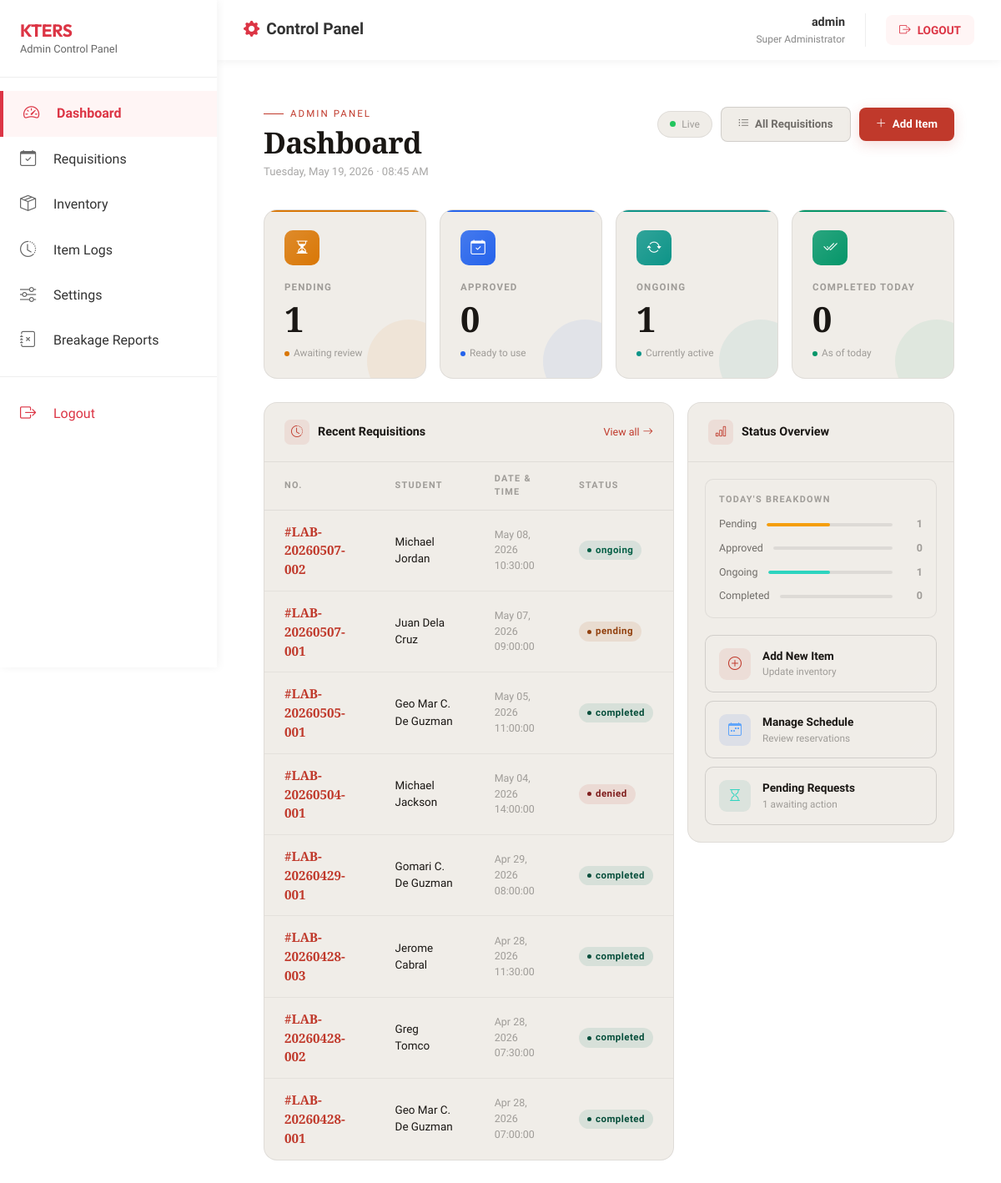
Page /admin/index.php (signed in) on the committed database.
### tables this page shows
CREATE TABLE `lab_reservations` (
  `id` int(11) NOT NULL,
  `reservation_no` varchar(50) NOT NULL,
  `user_id` int(11) DEFAULT NULL,
  `user_name` varchar(255) NOT NULL,
  `user_email` varchar(255) NOT NULL,
  `user_contact` varchar(50) NOT NULL,
  `subject` varchar(255) NOT NULL,
  `course_section` varchar(100) NOT NULL,
  `station` varchar(100) DEFAULT NULL,
  `batch` int(11) DEFAULT NULL,
  `reservation_time` time NOT NULL,
  `reservation_end_time` varchar(50) DEFAULT NULL,
  `reservation_date` date NOT NULL,
  `status` enum('pending','approved','ongoing','completed','cancelled','denied') NOT NULL DEFAULT 'pending',
  `admin_remarks` text DEFAULT NULL,
  `approved_at` datetime DEFAULT NULL,
  `completed_at` datetime DEFAULT NULL,
  `cooldown_until` datetime DEFAULT NULL,
  `created_at` timestamp NOT NULL DEFAULT current_timestamp(),
  `updated_at` timestamp NOT NULL DEFAULT current_timestamp() ON UPDATE current_timestamp(),
  `stock_restored` tinyint(1) DEFAULT 0,
  `ongoing_at` datetime DEFAULT NULL
);

### admin/index.php (the view, shortened to what this page needs)
<?php
require('header.php');
$stats = ['pending' => 0, 'approved' => 0, 'ongoing' => 0, 'completed_today' => 0];
$res1 = mysqli_query($con, "SELECT status, reservation_date, COUNT(*) as cnt FROM lab_reservations GROUP BY status, reservation_date");
while ($r = mysqli_fetch_assoc($res1)) {
    $s = strtolower($r['status']);
    if ($s == 'pending')
        $stats['pending'] += $r['cnt'];
    if ($s == 'ongoing')
        $stats['ongoing'] += $r['cnt'];
}
$recent_res = mysqli_query($con, "SELECT * FROM lab_reservations ORDER BY created_at DESC LIMIT 8");
?>
<div class="dash-wrap">
    <div class="dash-header">
        <div class="dash-header-left">
            <div class="dash-greeting">Admin Panel</div>
            <h1 class="dash-title">Dashboard</h1>
            <div class="dash-date" id="dash-date"></div>
        </div>
        <div class="dash-header-right">
            <div class="live-dot">Live</div>
            <a href="requisitions.php" class="btn-dash btn-dash-ghost">
                <i class="bi bi-list-ul"></i> All Requisitions
            </a>
            <a href="inventory.php" class="btn-dash btn-dash-primary">
                <i class="bi bi-plus-lg"></i> Add Item
            </a>
        </div>
    </div>
    <div class="stats-grid">
        <div class="stat-card" data-type="pending">
            <div class="stat-icon-wrap" style="background:#d97706;">
                <i class="bi bi-hourglass-split"></i>
            </div>
            <div class="stat-label">Pending</div>
            <div class="stat-number" data-target="<?= $stats['pending'] ?>"><?= $stats['pending'] ?></div>
            <div class="stat-trend"><span class="dot"></span> Awaiting review</div>
        </div>
        <div class="stat-card" data-type="approved">
            <div class="stat-icon-wrap" style="background:#2563eb;">
                <i class="bi bi-calendar-check"></i>
            </div>
            <div class="stat-label">Approved</div>
            <div class="stat-number" data-target="<?= $stats['approved'] ?>"><?= $stats['approved'] ?></div>
            <div class="stat-trend"><span class="dot"></span> Ready to use</div>
        </div>
        <div class="stat-card" data-type="ongoing">
            <div class="stat-icon-wrap" style="background:#0d9488;">
                <i class="bi bi-arrow-repeat"></i>
            </div>
            <div class="stat-label">Ongoing</div>
            <div class="stat-number" data-target="<?= $stats['ongoing'] ?>"><?= $stats['ongoing'] ?></div>
            <div class="stat-trend"><span class="dot"></span> Currently active</div>
        </div>
        <div class="stat-card" data-type="completed">
            <div class="stat-icon-wrap" style="background:#059669;">
                <i class="bi bi-check2-all"></i>
            </div>
            <div class="stat-label">Completed Today</div>
            <div class="stat-number" data-target="<?= $stats['completed_today'] ?>"><?= $stats['completed_today'] ?>
            </div>
            <div class="stat-trend"><span class="dot"></span> As of today</div>
        </div>
    </div>
    <div class="bottom-grid">
        <div class="panel">
            <div class="panel-header">
                <div class="panel-title">
                    <div class="panel-title-icon"><i class="bi bi-clock-history"></i></div>
                    Recent Requisitions
                </div>
                <a href="requisitions.php" class="panel-link">
                    View all <i class="bi bi-arrow-right"></i>
                </a>
            </div>
            <div style="overflow-x:auto;">
                <table class="dash-table">
                    <thead>
                        <tr>
                            <th>No.</th>
                            <th>Student</th>
                            <th>Date &amp; Time</th>
                            <th>Status</th>
                        </tr>
                    </thead>
                    <tbody>
                        <?php
                        $rows = [];
                        while ($row = mysqli_fetch_assoc($recent_res)) {
                            $rows[] = $row;
                        }
                        if (count($rows) === 0): ?>
                            <tr>
                                <td colspan="4"
                                    style="text-align:center;padding:40px;color:var(--text-3);font-size:0.85rem;">No
                                    requisitions yet.</td>
                            </tr>
                        <?php else:
                            foreach ($rows as $row): ?>
                                <tr>
                                    <td class="td-no">#<?= htmlspecialchars($row['reservation_no']) ?></td>
                                    <td class="td-name"><?= htmlspecialchars($row['user_name']) ?></td>
                                    <td class="td-date">
                                        <?= date('M d, Y', strtotime($row['reservation_date'])) ?><br>
                                        <span
                                            style="color:var(--text-3)"><?= htmlspecialchars($row['reservation_time']) ?></span>
                                    </td>
                                    <td>
                                        <span class="status-badge status-<?= htmlspecialchars($row['status']) ?>">
                                            <?= htmlspecialchars($row['status']) ?>
                                        </span>
                                    </td>
                                </tr>
                            <?php endforeach; endif; ?>
                    </tbody>
                </table>
            </div>
        </div>
        <div style="display:flex;flex-direction:column;gap:16px;">
            <div class="quick-panel" style="animation-delay:0.4s;">
                <div class="panel-header">
                    <div class="panel-title">
                        <div class="panel-title-icon"><i class="bi bi-bar-chart"></i></div>
                        Status Overview
                    </div>
                </div>
                <?php
                $total = max(1, $stats['pending'] + $stats['approved'] + $stats['ongoing'] + $stats['completed_today']);
                $bars = [
                    ['label' => 'Pending', 'val' => $stats['pending'], 'color' => '#f59e0b'],
                    ['label' => 'Approved', 'val' => $stats['approved'], 'color' => '#60a5fa'],
                    ['label' => 'Ongoing', 'val' => $stats['ongoing'], 'color' => '#2dd4bf'],
                    ['label' => 'Completed', 'val' => $stats['completed_today'], 'color' => '#34d399'],
                ];
                ?>
                <div class="summary-bar" style="margin:20px 20px 0;">
                    <div class="summary-bar-title">Today's Breakdown</div>
                    <?php foreach ($bars as $b):
                        $pct = round($b['val'] / $total * 100); ?>
                        <div class="summary-row">
                            <span class="summary-row-label"><?= $b['label'] ?></span>
                            <div class="summary-row-bar-wrap">
                                <div class="summary-row-bar" style="--w:<?= $pct ?>%;--bar-color:<?= $b['color'] ?>;"></div>
                            </div>
                            <span class="summary-row-val"><?= $b['val'] ?></span>
                        </div>
                    <?php endforeach; ?>
                </div>
                <div class="quick-actions-body">
                    <a href="inventory.php" class="quick-btn">
                        <div class="quick-btn-icon red"><i class="bi bi-plus-circle"></i></div>
                        <div class="quick-btn-text">
                            <span class="quick-btn-label">Add New Item</span>
                            <span class="quick-btn-desc">Update inventory</span>
                        </div>
                    </a>
                    <a href="requisitions.php" class="quick-btn">
                        <div class="quick-btn-icon blue"><i class="bi bi-calendar-week"></i></div>
                        <div class="quick-btn-text">
                            <span class="quick-btn-label">Manage Schedule</span>
                            <span class="quick-btn-desc">Review reservations</span>
                        </div>
                    </a>
                    <a href="requisitions.php?status=Pending" class="quick-btn">
                        <div class="quick-btn-icon teal"><i class="bi bi-hourglass"></i></div>
                        <div class="quick-btn-text">
                            <span class="quick-btn-label">Pending Requests</span>
                            <span class="quick-btn-desc"><?= $stats['pending'] ?> awaiting action</span>
                        </div>
                    </a>
                </div>
            </div>
        </div>
    </div>
</div>

### admin/header.php (shortened to what this page needs)
<?php
$current_page = basename($_SERVER['PHP_SELF']);
?>
<!DOCTYPE html>
<html lang="en">
<head>
    <?php require('../inc/link.php'); ?>
</head>
<body>
<div class="admin-wrapper">
    <div class="sidebar" id="sidebar">
        <div class="sidebar-header">
            <h2>KTERS</h2>
            <p>Admin Control Panel</p>
        </div>
        <nav class="sidebar-nav">
            <a href="index.php" class="<?= $current_page == 'index.php' ? 'active' : '' ?>">
                <i class="bi bi-speedometer2"></i>
                Dashboard
            </a>
            <a href="requisitions.php" class="<?= $current_page == 'requisitions.php' ? 'active' : '' ?>">
                <i class="bi bi-calendar-check"></i>
                <span>Requisitions</span>
            </a>
            <a href="inventory.php" class="<?= $current_page == 'inventory.php' ? 'active' : '' ?>">
                <i class="bi bi-box-seam"></i>
                Inventory
            </a>
            <a href="item_logs.php" class="<?= $current_page == 'item_logs.php' ? 'active' : '' ?>">
                <i class="bi bi-clock-history"></i>
                Item Logs
            </a>
            <a href="settings.php" class="<?= $current_page == 'settings.php' ? 'active' : '' ?>">
                <i class="bi bi-sliders"></i>
                Settings
            </a>
            <a href="breakage_reports.php" class="<?= $current_page == 'breakage_reports.php' ? 'active' : '' ?>">
                <i class="bi bi-journal-x"></i>
                Breakage Reports
            </a>
            <div style="height: 1px; background: #eee; margin: 1rem 0;"></div>
            <a href="logout.php" style="color: #dc3545;">
                <i class="bi bi-box-arrow-right" style="color: #dc3545;"></i>
                Logout
            </a>
        </nav>
    </div>
    <div class="main-content">
        <div class="top-bar">
            <div class="d-flex align-items-center gap-3">
                <div class="page-title"><i class="bi bi-gear-fill me-2 text-danger"></i>Control Panel</div>
            </div>
            <div class="user-menu">
                <div class="user-info">
                    <div class="user-name"><?= $_SESSION['adminUsername'] ?? 'Admin' ?></div>
                    <div class="user-role">Super Administrator</div>
                </div>
                <a href="logout.php" class="btn-logout">
                    <i class="bi bi-box-arrow-right"></i>
                    <span>LOGOUT</span>
                </a>
            </div>
        </div>
        <div class="p-4 pt-4">

### inc/link.php (shortened to what this page needs)
<link href="https://cdn.jsdelivr.net/npm/bootstrap@5.3.0/dist/css/bootstrap.min.css" rel="stylesheet">
<link rel="stylesheet" href="https://cdnjs.cloudflare.com/ajax/libs/font-awesome/6.4.0/css/all.min.css">
<link rel="stylesheet" href="https://cdn.jsdelivr.net/npm/bootstrap-icons@1.11.1/font/bootstrap-icons.css">
<link rel="stylesheet" href="https://cdn.jsdelivr.net/npm/swiper@11/swiper-bundle.min.css" />
<link rel="stylesheet" href="<?= BASE_URL ?>/assets/css/style.css">

### assets/css/style.css (style rules this page uses)
:root { --bsu-red: #cc0000; --bsu-red-dark: #990000; --bsu-red-light: #ffcccc; --accent: #fcd34d; --bg-color: #f4f6f9; --text-main: #0f172a; --text-muted: #64748b; --card-bg: #ffffff; --shadow-sm: 0 4px 6px -1px rgba(0, 0, 0, 0.05), 0 2px 4px -1px rgba(0, 0, 0, 0.03); --shadow-md: 0 10px 15px -3px rgba(0, 0, 0, 0.08), 0 4px 6px -2px rgba(0, 0, 0, 0.04); --shadow-lg: 0 20px 25px -5px rgba(0, 0, 0, 0.1), 0 10px 10px -5px rgba(0, 0, 0, 0.04); --shadow-hover: 0 25px 30px -5px rgba(204, 0, 0, 0.15), 0 15px 15px -5px rgba(204, 0, 0, 0.05); --border-radius: 16px; --transition: all 0.3s cubic-bezier(0.4, 0, 0.2, 1); }
body { font-family: 'Plus Jakarta Sans', sans-serif; background-color: var(--bg-color); color: var(--text-main); overflow-x: hidden; }
h1, h2, h3, h4, h5, h6 { font-family: 'Outfit', sans-serif; font-weight: 700; letter-spacing: -0.02em; }
.text-danger { color: var(--bsu-red) !important; }

### admin/header.php (style rules this page uses)
* { margin: 0; padding: 0; box-sizing: border-box; }
:root { --bsu-red: #dc3545; --bsu-red-dark: #b02a37; --sidebar-width: 260px; }
body { font-family: 'Poppins', sans-serif; background: #f8f9fa; min-height: 100vh; }
.admin-wrapper { display: flex; }
.sidebar { width: var(--sidebar-width); background: white; min-height: 100vh; position: fixed; left: 0; top: 0; box-shadow: 2px 0 10px rgba(0,0,0,0.05); z-index: 1000; transition: all 0.3s ease; }
.sidebar-header { padding: 1.5rem; border-bottom: 1px solid #eee; }
.sidebar-header h2 { color: var(--bsu-red); font-size: 1.3rem; font-weight: 700; margin-bottom: 0; }
.sidebar-header p { color: #666; font-size: 0.8rem; margin-bottom: 0; }
.sidebar-nav { padding: 1rem 0; }
.sidebar-nav a { display: flex; align-items: center; gap: 1rem; padding: 0.8rem 1.5rem; color: #333; text-decoration: none; transition: all 0.3s ease; position: relative; }
.sidebar-nav a i { width: 24px; color: #666; transition: color 0.3s ease; font-size: 1.2rem; }
.sidebar-nav a.active { background: #fff5f5; color: var(--bsu-red); font-weight: 600; border-left: 4px solid var(--bsu-red); }
.sidebar-nav a.active i { color: var(--bsu-red); }
.main-content { flex: 1; margin-left: var(--sidebar-width); min-height: 100vh; background: #f8f9fa; transition: all 0.3s ease; display: flex; flex-direction: column; }
.top-bar { background: white; padding: 1rem 2rem; display: flex; justify-content: space-between; align-items: center; box-shadow: 0 2px 10px rgba(0,0,0,0.05); position: sticky; top: 0; z-index: 999; }
.page-title { font-size: 1.2rem; font-weight: 600; color: #333; }
.user-menu { display: flex; align-items: center; gap: 1.5rem; }
.user-info { text-align: right; border-right: 1px solid #eee; padding-right: 1.5rem; }
.user-name { font-weight: 600; color: #333; font-size: 0.9rem; }
.user-role { color: #888; font-size: 0.75rem; }
.btn-logout { background: #fff5f5; color: var(--bsu-red); border: none; padding: 0.5rem 1rem; border-radius: 8px; cursor: pointer; transition: all 0.3s ease; display: flex; align-items: center; gap: 0.5rem; text-decoration: none; font-weight: 600; font-size: 0.85rem; }

### rows in the picture
lab_reservations: reservation_no "LAB-20260507-002", user_name "Michael Jordan", reservation_date "May 08, 2026", reservation_time "10:30:00", status "ongoing"
lab_reservations: reservation_no "LAB-20260507-001", user_name "Juan Dela Cruz", reservation_date "May 07, 2026", reservation_time "09:00:00", status "pending"
lab_reservations: reservation_no "LAB-20260505-001", user_name "Geo Mar C. De Guzman", reservation_date "May 05, 2026", reservation_time "11:00:00", status "completed"
lab_reservations: reservation_no "LAB-20260504-001", user_name "Michael Jackson", reservation_date "May 04, 2026", reservation_time "14:00:00", status "denied"
lab_reservations: reservation_no "LAB-20260429-001", user_name "Gomari C. De Guzman", reservation_date "Apr 29, 2026", reservation_time "08:00:00", status "completed"
lab_reservations: reservation_no "LAB-20260428-003", user_name "Jerome Cabral", reservation_date "Apr 28, 2026", reservation_time "11:30:00", status "completed"
lab_reservations: reservation_no "LAB-20260428-002", user_name "Greg Tomco", reservation_date "Apr 28, 2026", reservation_time "07:30:00", status "completed"
lab_reservations: reservation_no "LAB-20260428-001", user_name "Geo Mar C. De Guzman", reservation_date "Apr 28, 2026", reservation_time "07:00:00", status "completed"

### other values in the picture
$_SESSION['adminUsername'] "admin"
$stats['pending'] "1"
$stats['approved'] "0"
$stats['ongoing'] "1"
$stats['completed_today'] "0"
$b['label'] "Pending"
$b['val'] "1"
$b['label'] "Approved"
$b['val'] "0"
$b['label'] "Ongoing"
$b['label'] "Completed"
